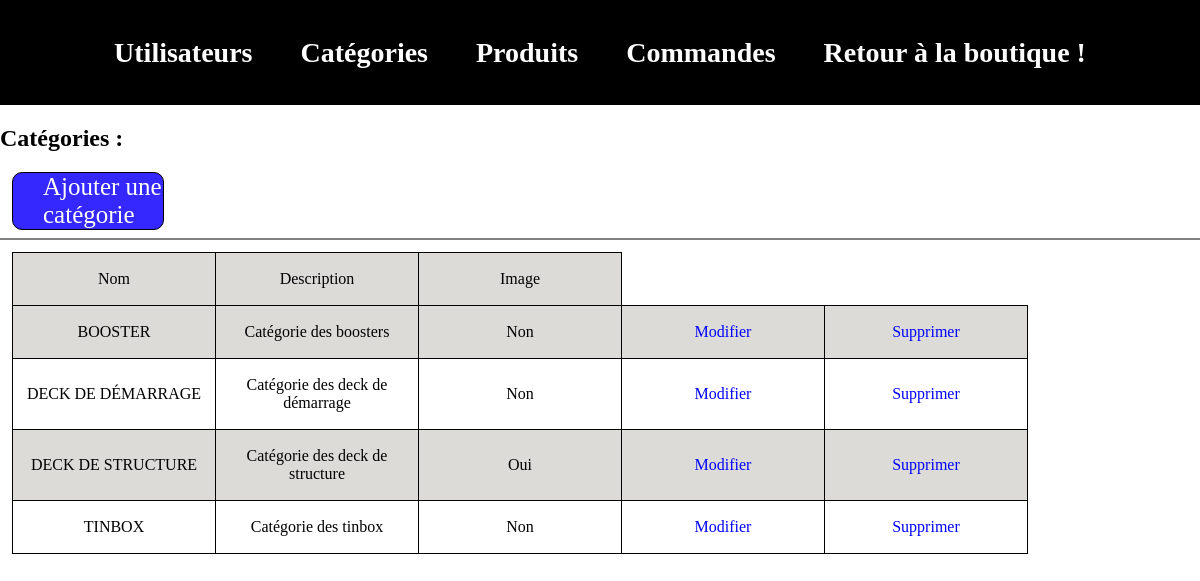
The app's page /admin/index.php?page=categories&action=list (signed in), older data.
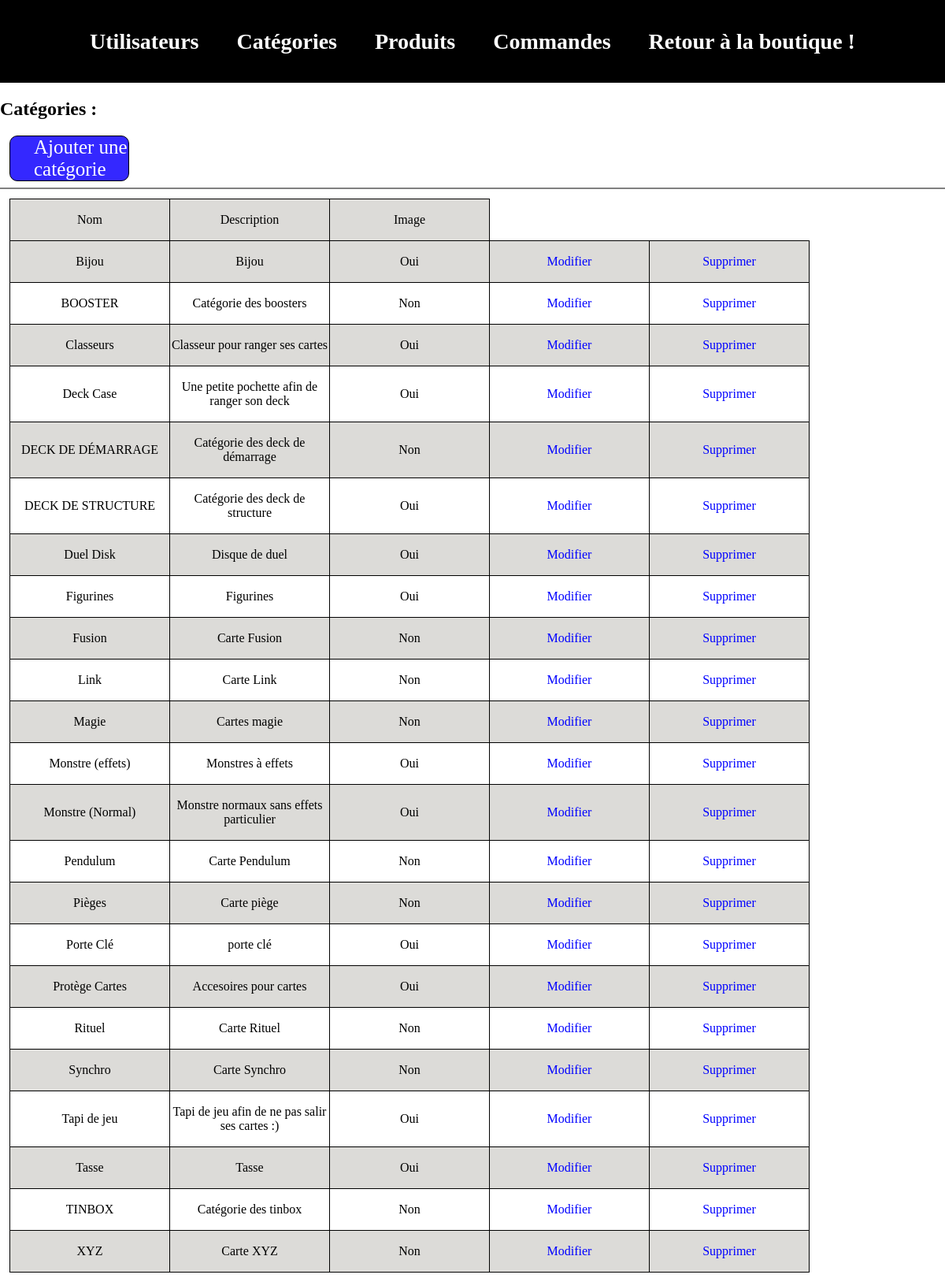
The same page, newer data.
### tables this page shows
CREATE TABLE IF NOT EXISTS `categories` (
  `id` int(11) NOT NULL AUTO_INCREMENT,
  `name` varchar(255) NOT NULL,
  `description` longtext DEFAULT NULL,
  `image` varchar(255) DEFAULT NULL,
  PRIMARY KEY (`id`)
);

### admin/index.php (called while the page is built, shortened)
<?php
if(isset($_GET['page'])){
    switch ($_GET['page']){
        case'categories' :
            require 'controllers/categoriesController.php';
            break;
    }
}
else{
    require 'controllers/indexController.php';
}
require ('views/layout.php');

### admin/models/Categories.php (called while the page is built, shortened)
<?php
function getAllCategories(){
    $db = dbConnect();
    $query = $db->query('SELECT * FROM categories ORDER BY name ASC');
    $categories =  $query->fetchAll();
    return $categories;
}

### admin/controllers/categoriesController.php (called while the page is built, shortened)
<?php
require 'models/Categories.php';
if (isset($_GET['action'])){
    switch ($_GET['action']) {
        case 'list':
            $categories = getAllCategories();
            break;
    }
}
else{
    header('Location:index.php');
    exit();
}

### admin/views/categoriesList.php (the view, shortened to what this page needs)
<h2>Catégories : </h2>
<div class="add">
    <a href="index.php?page=categories&action=new">Ajouter une catégorie</a>
</div>
<hr>
<table>
    <thead>
    <tr>
        <td><p>Nom</p></td>
        <td><p>Description</p></td>
        <td><p>Image</p></td>
    </tr>
    </thead>
    <?php foreach ($categories as $category): ?>
        <tr>
            <td>
                <p>
                    <?=$category['name']; ?>
                </p>
            </td>
            <td>
                <p>
                    <?=$category['description']; ?>
                </p>
            </td>
            <td>
                <p>
                    <?php if (isset($category['image']) && !empty($category['image'])) :?>
                    Oui
                    <?php else:?>
                    Non
                    <?php endif; ?>
                </p>
            </td>
            <td>
                <a href="index.php?page=categories&action=edit&id=<?= $category['id'] ?>">Modifier</a>
            </td>
            <td>
                <a href="index.php?page=categories&action=delete&id=<?= $category['id'] ?>">Supprimer</a>
            </td>
        </tr>
    <?php endforeach; ?>
</table>

Row changes from the older to the newer data that the page shows:
added categories: name "Bijou", description "Bijou", image "Oui"
added categories: name "Classeurs", description "Classeur pour ranger ses cartes", image "Oui"
added categories: name "Deck Case", description "Une petite pochette afin de ranger son deck", image "Oui"
added categories: name "Duel Disk", description "Disque de duel", image "Oui"
added categories: name "Figurines", description "Figurines", image "Oui"
added categories: name "Fusion", description "Carte Fusion", shows "Non"
added categories: name "Link", description "Carte Link", shows "Non"
added categories: name "Magie", description "Cartes magie", shows "Non"
added categories: name "Monstre (effets)", description "Monstres à effets", image "Oui"
added categories: name "Monstre (Normal)", description "Monstre normaux sans effets particulier", image "Oui"
added categories: name "Pendulum", description "Carte Pendulum", shows "Non"
added categories: name "Pièges", description "Carte piège", shows "Non"
added categories: name "Porte Clé", description "porte clé", image "Oui"
added categories: name "Protège Cartes", description "Accesoires pour cartes", image "Oui"
added categories: name "Rituel", description "Carte Rituel", shows "Non"
added categories: name "Synchro", description "Carte Synchro", shows "Non"
added categories: name "Tapi de jeu", description "Tapi de jeu afin de ne pas salir ses cartes :)", image "Oui"
added categories: name "Tasse", description "Tasse", image "Oui"
added categories: name "XYZ", description "Carte XYZ", shows "Non"
